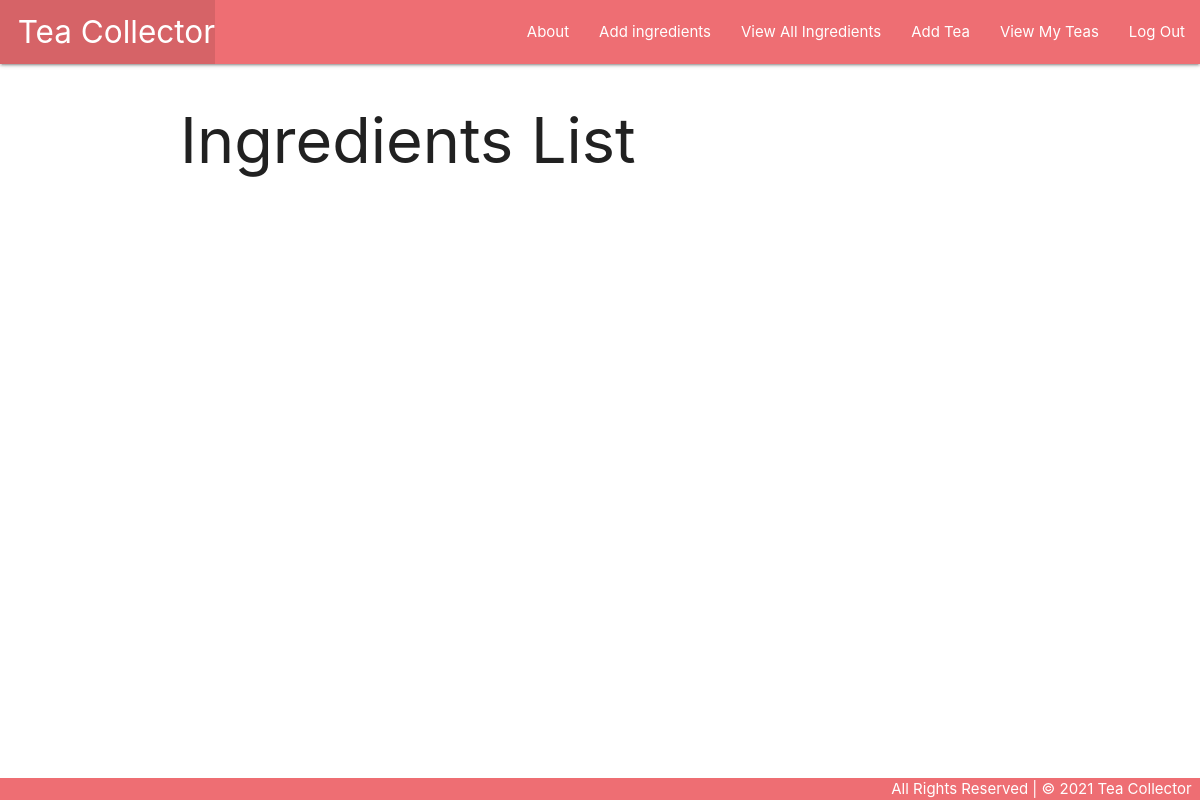
Page /ingredients/ (signed in) on the earlier database version.
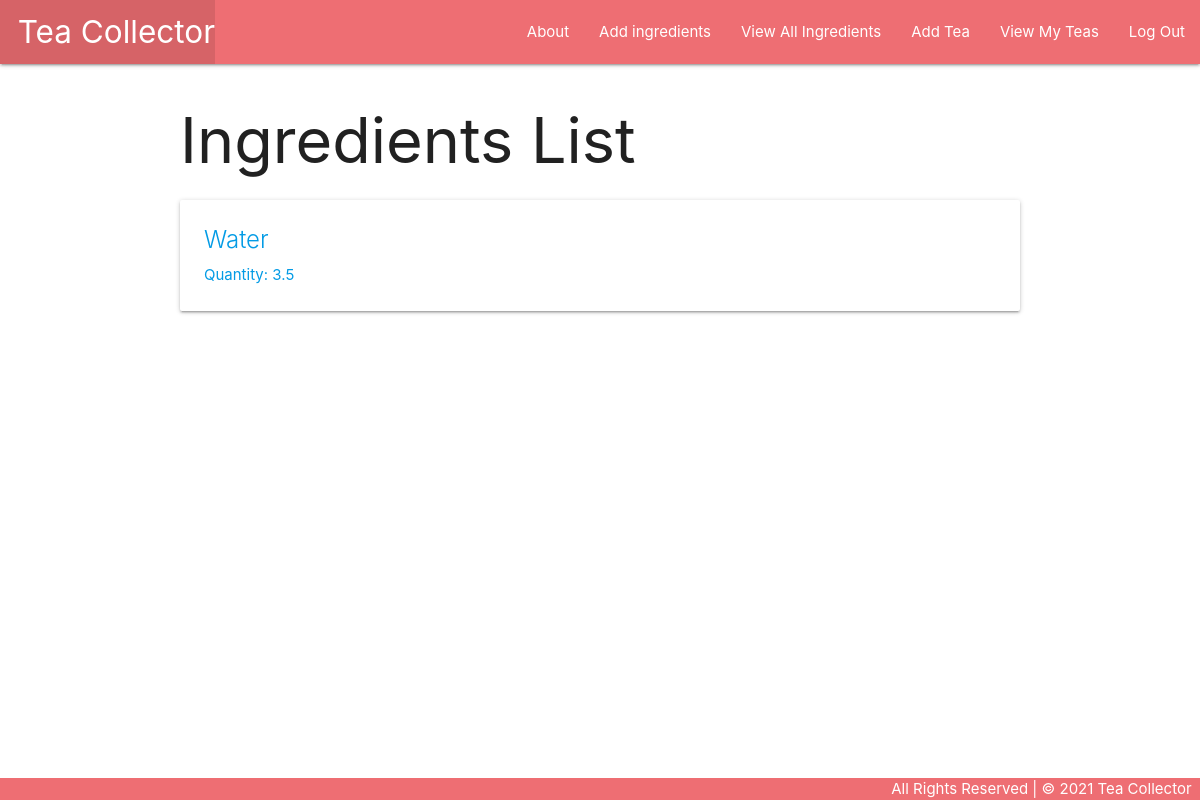
Same page on the later database version.
### main_app/models.py (models this page shows, shortened)
class Ingredients(models.Model):
    name = models.CharField(max_length=30)
    quantity = models.FloatField()

### main_app/views.py (the view)
# urls.py: path('ingredients/', views.IngredientsList.as_view(), name='ingredients_index'),
class IngredientsList(LoginRequiredMixin, ListView):
    model = Ingredients

### main_app/templates/main_app/ingredients_list.html
{% extends 'base.html' %}
{% block content %}
<h1>Ingredients List</h1>
{% for ingredient in ingredients_list %}
  <a href="{% url 'ingredients_detail' ingredient.id %}">
    <div class="card">
        <div class="card-content">
            <span class="card-title">{{ ingredient.name }}</span>
            <p>Quantity: {{ ingredient.quantity }}</p>
        </div>
    </div>
  </a>
{% endfor %}
{% endblock %}

Differences in the rows shown:
added Ingredients: name "Water", quantity "3.5"
